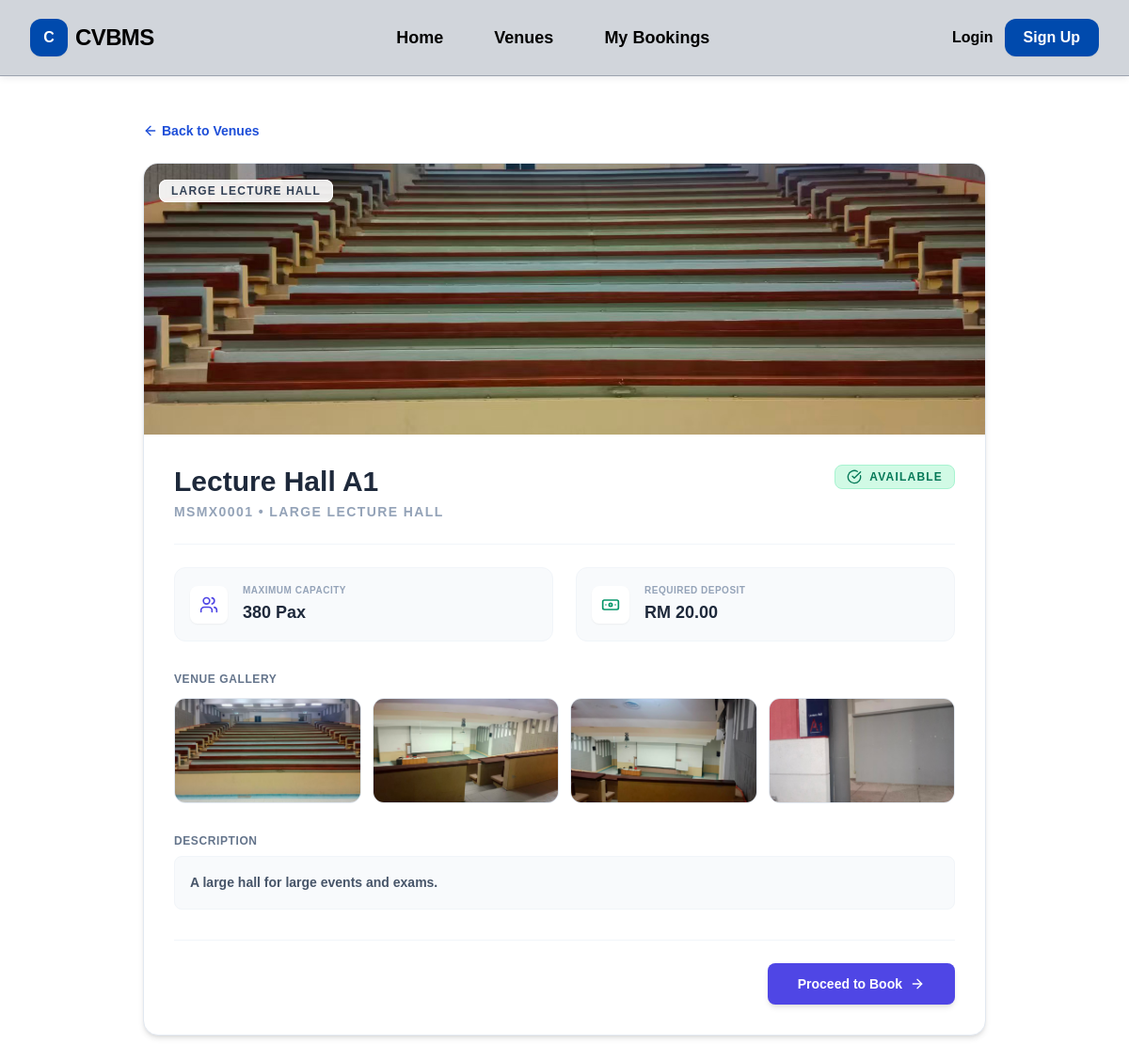
The app's page /User/venue_details.php?vid=MSMX0001 with its own data.
### tables this page shows
CREATE TABLE `vpic` (
  `pic_id` int(11) NOT NULL,
  `pic` varchar(50) NOT NULL,
  `vid` varchar(10) NOT NULL,
  `description` text NOT NULL
);

CREATE TABLE `venue` (
  `vid` varchar(10) NOT NULL,
  `vname` varchar(100) NOT NULL,
  `vcid` int(11) NOT NULL,
  `max_cap` int(10) UNSIGNED NOT NULL,
  `deposit` decimal(10,2) UNSIGNED NOT NULL,
  `status` enum('available','maintenance','closed') NOT NULL DEFAULT 'available',
  `description` text NOT NULL
);

CREATE TABLE `vcategory` (
  `vcid` int(11) NOT NULL,
  `category` varchar(50) NOT NULL,
  `description` text NOT NULL
);

### User/venue_details.php (the view, shortened to what this page needs)
<?php
require_once __DIR__ . '/../config/db.php';
require_once __DIR__ . '/../includes/user_header.php';
require_once __DIR__ . '/../includes/user_navbar.php';
$venue_id = $_GET['vid'];
$stmt = $conn->prepare("
    SELECT v.*, vc.category
    FROM venue v
    JOIN vcategory vc ON v.vcid = vc.vcid
    WHERE v.vid = ?
");
$stmt->bind_param("s", $venue_id);
$stmt->execute();
$result = $stmt->get_result();
$row = $result->fetch_assoc();
$pics = [];
if ($row)
{
    $pic_stmt = $conn->prepare("
        SELECT pic_id, pic, description
        FROM vpic
        WHERE vid = ?
        ORDER BY pic_id ASC
    ");
    $pic_stmt->bind_param("s", $venue_id);
    $pic_stmt->execute();
    $pic_result = $pic_stmt->get_result();
    while ($pic = $pic_result->fetch_assoc())
    {
        $pics[] = $pic;
    }
}
$main_pic = "";
if (!empty($pics))
{
    $main_pic = "../uploads/venues/" . $pics[0]["pic"];
}
$is_maintenance = $row && strtolower($row['status']) === 'maintenance';
$is_available = $row && strtolower($row['status']) === 'available';
?>
<script src="https://cdn.tailwindcss.com"></script>
<div class="min-h-screen bg-transparent py-12 px-4 sm:px-6 lg:px-8 font-sans">
    <div class="max-w-4xl mx-auto">
        <?php if ($row): ?>
            <div class="mb-6 flex items-center">
                <a href="venues.php" class="text-sm font-bold text-blue-700 hover:text-blue-900 flex items-center transition">
                    <i data-lucide="arrow-left" class="w-4 h-4 mr-1"></i> Back to Venues
                </a>
            </div>
            <div class="bg-white rounded-2xl shadow-md border border-slate-200 overflow-hidden">
                <div class="h-72 bg-slate-100 overflow-hidden relative">
                    <?php if (!empty($main_pic)): ?>
                        <img
                            src="<?php echo htmlspecialchars($main_pic); ?>"
                            alt="<?php echo htmlspecialchars($row["vname"]); ?>"
                            class="w-full h-full object-cover"
                        >
                    <?php endif; ?>
                    <div class="absolute top-4 left-4">
                        <span class="px-3 py-1 bg-white/90 backdrop-blur text-slate-700 border border-white rounded-lg text-xs font-black uppercase tracking-widest">
                            <?php echo htmlspecialchars($row["category"]); ?>
                        </span>
                    </div>
                </div>
                <div class="p-8">
                    <div class="flex justify-between items-start mb-6 border-b border-slate-100 pb-6">
                        <div>
                            <h2 class="text-3xl font-extrabold text-slate-800">
                                <?php echo htmlspecialchars($row["vname"]); ?>
                            </h2>
                            <p class="text-sm font-bold text-slate-400 uppercase tracking-widest mt-1">
                                <?php echo htmlspecialchars($row["vid"]); ?> • <?php echo htmlspecialchars($row["category"]); ?>
                            </p>
                        </div>
                        <?php if ($is_maintenance): ?>
                            <span class="px-3 py-1 bg-amber-100 text-amber-700 border border-amber-200 rounded-lg text-xs font-black uppercase tracking-widest flex items-center">
                                <i data-lucide="wrench" class="w-4 h-4 mr-2"></i> Maintenance
                            </span>
                        <?php elseif ($is_available): ?>
                            <span class="px-3 py-1 bg-emerald-100 text-emerald-700 border border-emerald-200 rounded-lg text-xs font-black uppercase tracking-widest flex items-center">
                                <i data-lucide="check-circle" class="w-4 h-4 mr-2"></i> Available
                            </span>
                        <?php else: ?>
                            <span class="px-3 py-1 bg-slate-100 text-slate-600 border border-slate-200 rounded-lg text-xs font-black uppercase tracking-widest flex items-center">
                                <i data-lucide="circle-off" class="w-4 h-4 mr-2"></i> Unavailable
                            </span>
                        <?php endif; ?>
                    </div>
                    <div class="grid grid-cols-1 md:grid-cols-2 gap-6 mb-8">
                        <div class="bg-slate-50 p-4 rounded-xl border border-slate-100 flex items-center">
                            <div class="w-10 h-10 bg-white rounded-lg flex items-center justify-center shadow-sm mr-4 text-indigo-600">
                                <i data-lucide="users" class="w-5 h-5"></i>
                            </div>
                            <div>
                                <p class="text-[10px] font-bold text-slate-400 uppercase tracking-wider mb-0.5">
                                    Maximum Capacity
                                </p>
                                <p class="text-lg font-bold text-slate-800">
                                    <?php echo (int)$row["max_cap"]; ?> Pax
                                </p>
                            </div>
                        </div>
                        <div class="bg-slate-50 p-4 rounded-xl border border-slate-100 flex items-center">
                            <div class="w-10 h-10 bg-white rounded-lg flex items-center justify-center shadow-sm mr-4 text-emerald-600">
                                <i data-lucide="banknote" class="w-5 h-5"></i>
                            </div>
                            <div>
                                <p class="text-[10px] font-bold text-slate-400 uppercase tracking-wider mb-0.5">
                                    Required Deposit
                                </p>
                                <p class="text-lg font-mono font-bold text-slate-800">
                                    RM <?php echo number_format((float)$row["deposit"], 2); ?>
                                </p>
                            </div>
                        </div>
                    </div>
                    <?php if (!empty($pics)): ?>
                        <div class="mb-8">
                            <h4 class="text-xs font-bold text-slate-500 uppercase tracking-wider mb-3">
                                Venue Gallery
                            </h4>
                            <div class="grid grid-cols-2 md:grid-cols-4 gap-3">
                                <?php foreach ($pics as $pic): ?>
                                    <?php $gallery_pic_path = "../uploads/venues/" . $pic["pic"]; ?>
                                    <div class="h-28 bg-slate-100 rounded-xl overflow-hidden border border-slate-200">
                                        <img
                                            src="<?php echo htmlspecialchars($gallery_pic_path); ?>"
                                            alt="<?php echo htmlspecialchars($row["vname"]); ?>"
                                            class="w-full h-full object-cover cursor-zoom-in hover:scale-105 transition-transform duration-300"
                                            onclick="openImageModal('<?php echo htmlspecialchars($gallery_pic_path); ?>')"
                                        >
                                    </div>
                                <?php endforeach; ?>
                            </div>
                        </div>
                    <?php endif; ?>
                    <?php if (!empty($row['description'])): ?>
                        <div class="mb-8">
                            <h4 class="text-xs font-bold text-slate-500 uppercase tracking-wider mb-2">
                                Description
                            </h4>
                            <p class="text-sm text-slate-600 leading-relaxed bg-slate-50 p-4 rounded-lg border border-slate-100">
                                <?php echo nl2br(htmlspecialchars($row['description'])); ?>
                            </p>
                        </div>
                    <?php endif; ?>
                    <div class="flex justify-end pt-6 border-t border-slate-100">
                        <?php if ($is_available): ?>
                            <a href="booking_form.php?vid=<?php echo urlencode($row["vid"]); ?>"
                            class="px-8 py-3 text-sm font-bold text-white bg-indigo-600 hover:bg-indigo-700 rounded-lg shadow-md transition flex items-center">
                                Proceed to Book
                                <i data-lucide="arrow-right" class="w-4 h-4 ml-2"></i>
                            </a>
                        <?php endif; ?>
                    </div>
                </div>
            </div>
        <?php endif; ?>
    </div>
</div>
<?php include("../includes/user_footer.php"); ?>

### assets/css/user_css.css (style rules this page uses)
:root { font-size: 100%; }
html, body { background-color: #ffffff !important; }
body.user-light-theme { background: #ffffff !important; color: #0f172a !important; }
body.user-light-theme > main, body.user-light-theme .min-h-screen.bg-transparent { background: #ffffff !important; color: #0f172a !important; }
html, body, body *, button, input, select, textarea { font-family: "Century Gothic", CenturyGothic, "Century", "Century Schoolbook", Arial, sans-serif !important; font-weight: 700; }
body { margin: 0; font-family: "Century Gothic", CenturyGothic, "Century", "Century Schoolbook", Arial, sans-serif !important; font-weight: 700; background-color: #ffffff; color: #0f172a; }
.grid { display: grid; grid-template-columns: repeat(auto-fit, minmax(250px, 1fr)); gap: 20px; }
html { scroll-behavior: smooth; }
body { background: #020617; }

### records on screen
vpic: pic (picture), pic+vid (picture)
venue: vcid.category "LARGE LECTURE HALL", vname "Lecture Hall A1", vid "MSMX0001", max_cap "380", deposit "20.00", description "A large hall for large events and exams."
vpic: pic+vid (picture)
vpic: pic+vid (picture)
vpic: pic+vid (picture)
